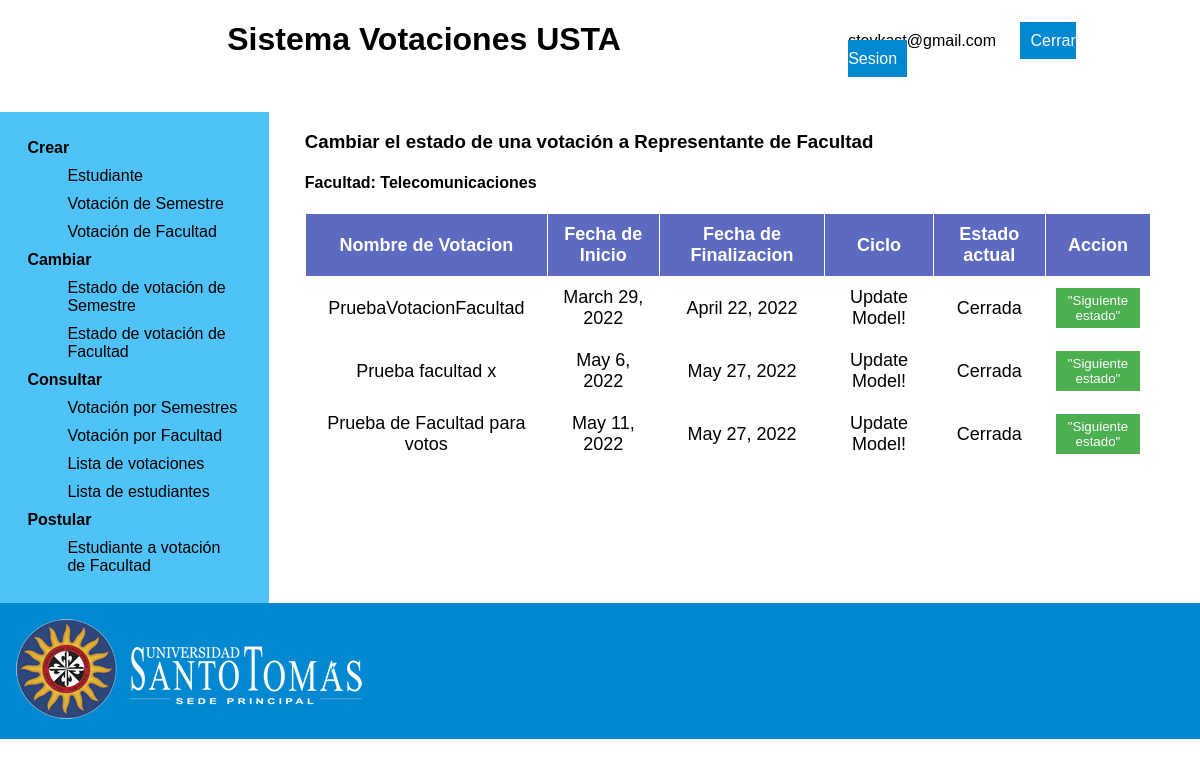
Screenshot of /changeFacultyVotingStatus/ (signed in) with the database file from the repository.
### app_votaciones/models.py (models this page shows, shortened)
class Facultad(models.Model):
    nombre = models.CharField(max_length=45,null=False)
    class Meta:
        app_label = 'app_votaciones'

class Votacion(models.Model):
    nombre = models.CharField(max_length=45)
    start_date = models.DateField(
                                auto_now=False,
	                            auto_now_add=False,
    )
    end_date = models.DateField(auto_now=False,
	                            auto_now_add=False,
                                )
    idTipo = models.ForeignKey(TipoVotacion,
                  related_name='votaciones',
                  null=False,
                  on_delete=models.PROTECT)
    idEstado = models.ForeignKey(EstadoVotacion,
                  related_name='votaciones',
                  null=False,
                  on_delete=models.PROTECT)
    idFacultad = models.ForeignKey(Facultad,
                  related_name='votaciones',
                  null=False,
                  on_delete=models.PROTECT)
    class Meta:
        app_label = 'app_votaciones'

### app_votaciones/views.py (the view)
# urls.py: path('changeFacultyVotingStatus/', views.changeFacultyVotingStatus, name='changeFacultyVotingStatus'),
@login_required
def changeFacultyVotingStatus(request):
    query = Votacion.objects.all()
    lista = list(query.values())
    fac = Facultad.objects.get(id=Decano.objects.get(id=request.user.id).idFacultad_id)
    contexto = {"votaciones":lista, "facultad":fac, "facultad_id":fac.id }
    return render(request, 'changeFacultyVotingStatus.html',contexto)

### app_votaciones/templates/changeFacultyVotingStatus.html (shortened to what this page needs)
{% extends "dean.html" %}
{% load static %}
{% block main %}
<h3>Cambiar el estado de una votación a Representante de Facultad</h3>
{% if facultad %}
  <h4> Facultad: {{ facultad.nombre }} </h4>
{% endif %}
<table>
  <thead>
    <tr>
      <th>Nombre de Votacion</th>
      <th>Fecha de Inicio</th>
      <th>Fecha de Finalizacion</th>
      <th>Ciclo</th>
      <th>Estado actual</th>
      <th>Accion</th>
    </tr>
  </thead>
  <tbody>
    {% if votaciones %}
    {% for votacion in votaciones %}
    {% if votacion.idTipo_id == 2 and facultad_id == votacion.idFacultad_id %}
    <tr>
      <td>{{votacion.nombre}}</td>
      <td>{{votacion.start_date}}</td>
      <td>{{votacion.end_date}}</td>
      <td>Update Model!</td>
      {% if votacion.idEstado_id == 1 %}
      <td> Postulación </td>
      {% elif votacion.idEstado_id == 2 %}
      <td> Votacion </td>
      {% else %}
      <td> Cerrada </td>
      {% endif %}
      <form action="{% url 'app:nextStatus' %}" method="post">
        <td><button type="submit" name='id' value={{votacion.id}}>"Siguiente estado"</button></td>
      </form>
    </tr>
    {% endif %}
    {% endfor %}
    {% endif %}
  </tbody>
</table>
{% endblock %}

### app_votaciones/templates/dean.html (shortened to what this page needs)
{% load static %}
<!DOCTYPE html>
<html lang="en">
<head>
  <link rel="stylesheet" href="{% static '/css/pages.css' %}" />
</head>
<body>
  <div class="grid-container">
    <div class="header">
      <h1>Sistema Votaciones USTA</h1>
    </div>
    <div class="logOut">
      <span>{{ request.user.email }}</span>
      <a href="{% url 'app:view_logout' %}">Cerrar Sesion</a>
    </div>
    <div class="menu">
      <dl>
        <dt>Crear</dt>
        <dd><a href="/createStudent">Estudiante</a></dd>
        <dd>
          <a href="/createCycleVoting"> Votación de Semestre </a>
        </dd>
        <dd>
          <a href="/createFacultyVoting"> Votación de Facultad </a>
        </dd>
        <dt>Cambiar</dt>
        <dd>
          <a href="/changeCycleVotingStatus">
            Estado de votación de Semestre
          </a>
        </dd>
        <dd>
          <a href="/changeFacultyVotingStatus">
            Estado de votación de Facultad
          </a>
        </dd>
        <dt>Consultar</dt>
        <dd>
          <a href="/consultCycleVoting"> Votación por Semestres </a>
        </dd>
        <dd>
          <a href="/consultFacultyVoting"> Votación por Facultad </a>
        </dd>
        <dd>
          <a href="/consultVotingListDean"> Lista de votaciones</a>
        </dd>
        <dd>
          <a href="/consultFacultyStudentList"> Lista de estudiantes </a>
        </dd>
        <dt>Postular</dt>
        <dd>
          <a href="/placeFacultyStudent">
            Estudiante a votación de Facultad
          </a>
        </dd>
      </dl>
    </div>
    <div class="main">{% block main%}{% endblock %}</div>
    <div class="footer">
      <img id="logoImg" src="{% static '/img/logo_usta_white.webp' %}" alt="logo USTA" />
    </div>
  </div>
</body>
</html>

### app_votaciones/static/css/pages.css (style rules this page uses)
* { font-family: Arial, Helvetica, sans-serif; }
body { padding: 0; margin: 0; width: 100%; }
.header { background: white; margin-bottom: 2em; text-align: center; grid-area: header; }
.logOut { top: 2em; right: 1em; margin: 2em 3em 0 0; background: white; grid-area: logOut; }
.menu { background: #4fc3f7; padding: 10%; text-align: center; grid-area: menu; width: 14em; }
.main { padding-left: 2em; margin: 5%; margin-top: 0; grid-area: main; }
.footer { background: #0288d1; grid-area: footer; }
.grid-container { display: grid; grid-template-areas: "header header header header header logOut" "menu main main main main main" "footer footer footer footer footer footer"; }
dl { text-align: left; margin: 0; padding: 0; }
dt { font-weight: bold; }
dt, dd { padding: 5px; }
a { text-decoration: none; color: #000; }
.logOut a { text-decoration: none; width: 100%; margin: 20px; padding: 10px; border: none; background: #0288d1; color: white; }
#logoImg { margin: 1em; }
table { border-collapse: collapse; border: 3px; }
th { background: #5c6bc0; color: white; font-weight: bold; }
td, th { padding: 10px; border: 1px solid white; text-align: center; font-size: 18px; }
button { width: 100%; margin: 20px 0px 0px 0px; padding: 10px 0px 10px 0px; border: none; background: #0288d1; color: white; }
td > button { background: #4caf50; margin: 0; padding: 5px 0px 5px 0px; }

### rows the page displays
Facultad: nombre "Telecomunicaciones"
Votacion: nombre "PruebaVotacionFacultad", start_date "March 29, 2022", end_date "April 22, 2022", shows "Cerrada", {{ votacion.id }} 2 (drawn)
Votacion: nombre "Prueba facultad x", start_date "May 6, 2022", end_date "May 27, 2022", shows "Cerrada", {{ votacion.id }} 4 (drawn)
Votacion: nombre "Prueba de Facultad para votos", start_date "May 11, 2022", end_date "May 27, 2022", shows "Cerrada", {{ votacion.id }} 10 (drawn)

### other values shown
{{ request.user.email }} "stevkast@gmail.com"
